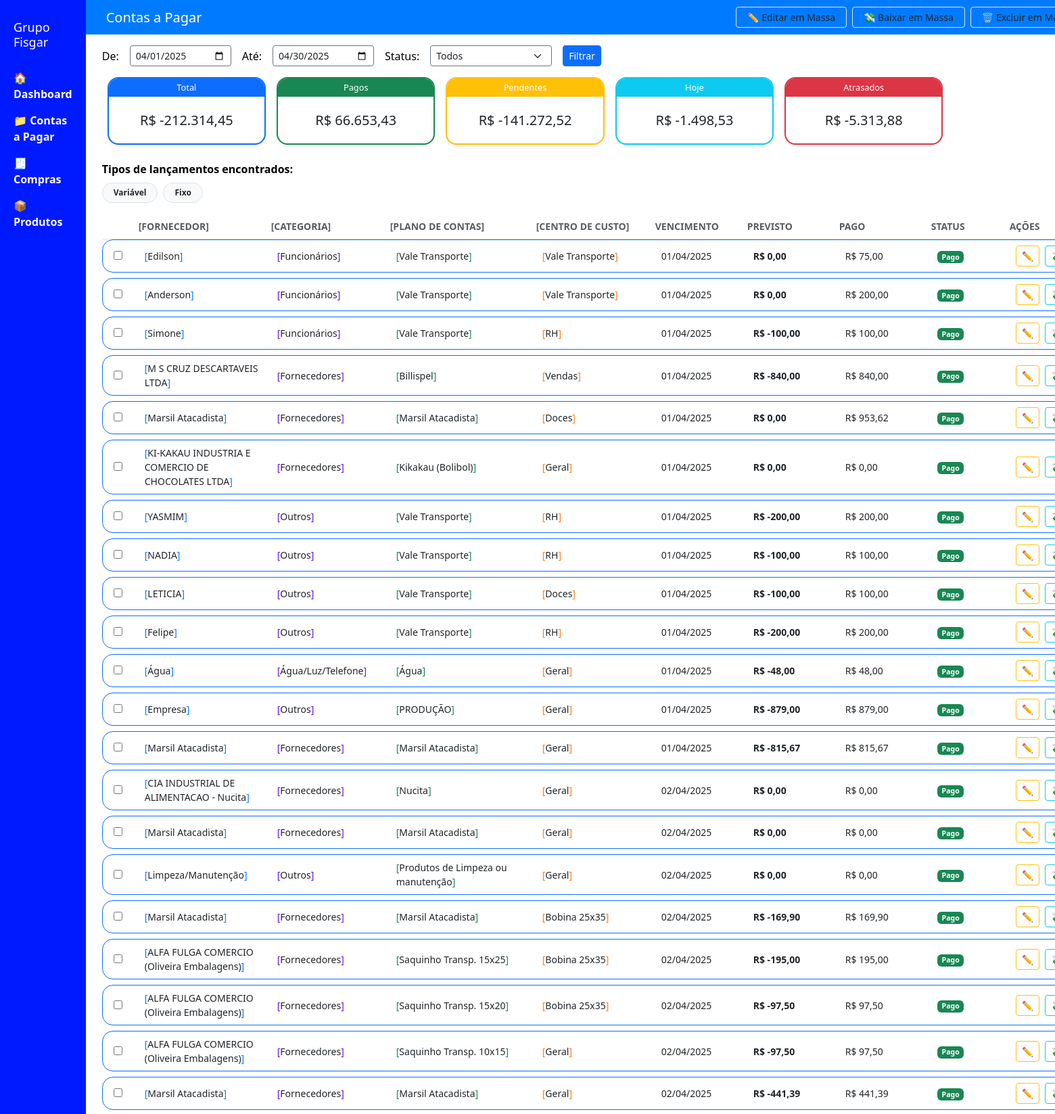
The app's page /contas-a-pagar (upper part) with its own data.
### tables this page shows
CREATE TABLE contas_a_pagar (
                codigo INTEGER PRIMARY KEY,
                "vencimento" TEXT, "agendamento" TEXT, "fornecedor" TEXT, "banco_pagamento" TEXT, "banco_previsto" TEXT, "valor" TEXT, "valor_pendente" TEXT, "valor_pago" TEXT, "documento" TEXT, "documento_tipo" TEXT, "pagamento_tipo" TEXT, "plano_de_contas" TEXT, "data_cadastro" TEXT, "data_competencia" TEXT, "data_documento" TEXT, "data_pagamento" TEXT, "arquivo_pagamento" TEXT, "arquivo_documento" TEXT, "arquivo_xml" TEXT, "arquivo_boleto" TEXT, "comentario" TEXT, "recebimento" TEXT, "codigo_externo" TEXT, "empresa" TEXT, "conta" TEXT, "status" TEXT, "categorias" TEXT, "tipo_custo" TEXT
            , centro_de_custo TEXT, tipo TEXT, emissao TEXT, tipo_documento TEXT, tipo_pagamento TEXT);

### routes/contas_a_pagar.py (the view, shortened to what this page needs)
@contas_a_pagar_bp.route("/contas-a-pagar")
def contas_a_pagar():
    try:
        status = request.args.get("status", "Todos")
        from calendar import monthrange
        hoje = datetime.today()
        mes_atual = hoje.month
        ano_atual = hoje.year
        data_inicio = request.args.get("inicio") or f"{ano_atual}-{mes_atual:02d}-01"
        data_fim = request.args.get("fim") or f"{ano_atual}-{mes_atual:02d}-{monthrange(ano_atual, mes_atual)[1]}"
        formato_json = request.args.get("json") == "1"
        hoje = datetime.today()
        data_hoje_str = hoje.strftime("%d/%m/%Y")
        conn = sqlite3.connect("grupo_fisgar.db")
        cursor = conn.cursor()
        cursor.execute("""
            SELECT valor
            FROM contas_a_pagar
            WHERE status IN ('Aberto', 'Pendente', 'Pago Parcialmente')
              AND vencimento < ?
        """, (data_hoje_str,))
        valores_atrasados = [formatar_valor(row[0]) for row in cursor.fetchall()]
        total_atrasado = -sum(valores_atrasados)
        try:
            cursor.execute("""
                SELECT codigo, fornecedor, categorias, centro_de_custo, tipo,
                       vencimento, valor, valor_pago, status, plano_de_contas
                FROM contas_a_pagar
            """)
            dados = cursor.fetchall()
            conn.close()
            dados_filtrados = []
            for d in dados:
                try:
                    vencimento = datetime.strptime(d[5].strip(), "%d/%m/%Y").date()
                except:
                    continue
                if status == "atrasados":
                    if d[8] not in ("Aberto", "Pendente", "Pago Parcialmente") or vencimento >= hoje.date():
                        continue
                if data_inicio and vencimento < datetime.strptime(data_inicio, "%Y-%m-%d").date():
                    continue
                if data_fim and vencimento > datetime.strptime(data_fim, "%Y-%m-%d").date():
                    continue
                if status != "Todos" and status != "atrasados" and d[8] != status:
                    continue
                dados_filtrados.append(d)
            totais = {
                "total": sum(-formatar_valor(d[6]) for d in dados_filtrados),
                "pagos": sum(formatar_valor(d[6]) for d in dados_filtrados if d[8] == "Pago"),
                "pendentes": sum(-formatar_valor(d[6]) for d in dados_filtrados if
                                 d[8] in ("Aberto", "Pendente", "Pago Parcialmente")),
                "hoje": sum(-formatar_valor(d[6]) for d in dados_filtrados
                            if datetime.strptime(d[5], "%d/%m/%Y").date() == hoje.date()),
                "atrasados": sum(-formatar_valor(d[6]) for d in dados_filtrados
                                 if d[8] in ("Aberto", "Pendente", "Pago Parcialmente") and
                                 datetime.strptime(d[5], "%d/%m/%Y").date() < hoje.date())
            }
            lista = [{
                "codigo": d[0],
                "fornecedor": d[1],
                "categoria": d[2],
                "centro": d[3],
                "tipo": d[4],
                "vencimento": d[5],
                "valor": f"R$ {formatar_valor(d[6]):,.2f}".replace(",", "X").replace(".", ",").replace("X", "."),
                "valor_pago": f"R$ {formatar_valor(d[7]):,.2f}".replace(",", "X").replace(".", ",").replace("X", "."),
                "status": d[8],
                "plano": d[9],
                "raw_valor": formatar_valor(d[6])
            } for d in dados_filtrados]
            tipos_unicos = list({item["tipo"] for item in lista if item.get("tipo")})
            return render_template(
                "contas_a_pagar.html",
                lancamentos=lista,
                totais=totais,
                status=status,
                data_inicio=data_inicio,
                data_fim=data_fim,
                hoje=hoje.strftime("%Y-%m-%d"),
                tipos=tipos_unicos
            )
        except Exception as e:
            conn.close()
            return render_template(
                "contas_a_pagar.html",
                error_message=f"Erro ao carregar dados: {str(e)}"
            )
    except Exception as e:
        return jsonify({
            "error": "Erro interno no servidor",
            "details": str(e)
        }), 500

### app.py (called while the page is built)
@app.template_filter("formatar")
def formatar(valor):
    try:
        valor = float(str(valor).replace(",", ".").replace("R$", "").strip())
        return f"R$ {valor:,.2f}".replace(",", "v").replace(".", ",").replace("v", ".")
    except:
        return "R$ 0,00"

### routes/contas_a_pagar.py (called while the page is built)
def formatar_valor(valor):
    try:
        return float(str(valor).replace(",", ".").replace("R$", "").strip())
    except:
        return 0.00

### templates/contas_a_pagar.html (shortened to what this page needs)
<!DOCTYPE html>
<html lang="pt-br">
<head>
  <link href="https://cdn.jsdelivr.net/npm/bootstrap@5.3.2/dist/css/bootstrap.min.css" rel="stylesheet">
</head>
<body>
  <div class="menu-lateral">
    <h2>Grupo Fisgar</h2>
    <a href="/">🏠 Dashboard</a>
    <a href="/contas-a-pagar">📁 Contas a Pagar</a>
    <a href="/compras">🧾 Compras</a>
    <a href="/produtos">📦 Produtos</a>
  </div>
  <div class="conteudo">
    <div class="topo-fixo d-flex justify-content-between align-items-center">
      <div class="d-flex gap-3 align-items-center">
        <h1 style="margin: 0; font-size: 20px;">Contas a Pagar</h1>
      </div>
      <div class="d-flex gap-2">
        <button type="button" class="btn btn-white btn-sm border px-3 py-1"
            onclick="abrirModalEditarMassa()">✏️ Editar em Massa</button>
        <button type="button" class="btn btn-white btn-sm border px-3 py-1"
                title="Dar baixa nos selecionados"
                onclick="abrirModalBaixarMassa()">
          💸 Baixar em Massa
        </button>
        <form method="POST" action="/excluir-massa" id="form-excluir-topo" onsubmit="return confirmarExclusao();">
          <button type="submit" class="btn btn-white btn-sm border px-3 py-1" title="Excluir selecionados">
            🗑️ Excluir em Massa
          </button>
        </form>
      </div>
    </div>
    <form method="get" class="d-flex align-items-center gap-3 py-3 px-4">
      <label for="inicio" class="mb-0">De:</label>
      <input type="date" name="inicio" id="inicio" value="{{ data_inicio }}" class="form-control form-control-sm bg-white text-dark border-secondary" style="max-width: 150px;">
      <label for="fim" class="mb-0">Até:</label>
      <input type="date" name="fim" id="fim" value="{{ data_fim }}" class="form-control form-control-sm bg-white text-dark border-secondary" style="max-width: 150px;">
      <label for="status" class="mb-0">Status:</label>
      <select name="status" id="status" class="form-select form-select-sm bg-white text-dark border-secondary" style="max-width: 180px;">
        <option value="Todos" {% if status =='Todos' %}selected{% endif %}>Todos</option>
      </select>
      <button type="submit" class="btn btn-primary btn-sm">Filtrar</button>
    </form>
<div class="row g-3 mx-4 mb-4">
  {% set cores = {'total': 'primary', 'pagos': 'success', 'pendentes': 'warning', 'hoje': 'info', 'atrasados': 'danger'} %}
  {% for chave, valor in totais.items() %}
    <div class="col-md-2 col-sm-4 col-6">
      {% if chave == 'atrasados' %}
        <a href="/contas-a-pagar?status={{ chave }}" style="text-decoration: none;">
      {% endif %}
      <div class="card border border-{{ cores[chave] }} border-2 rounded-4 shadow-sm overflow-hidden"
           style="background-color: #ffffff; min-height: 100px; transition: 0.2s ease-in-out; cursor: pointer;"
           onmouseover="this.style.transform='scale(1.02)'"
           onmouseout="this.style.transform='scale(1)'"
           {% if chave == 'hoje' %}onclick="abrirModalLancamentosHoje()"{% endif %}>
        <div class="bg-{{ cores[chave] }} text-white py-1 px-2 text-center" style="font-size: 0.8rem;">
          {{ chave | capitalize }}
        </div>
        <div class="card-body d-flex align-items-center justify-content-center fs-5 text-dark">
          {{ (valor * -1) | formatar }}
        </div>
      </div>
      {% if chave == 'atrasados' %}
        </a>
      {% endif %}
    </div>
  {% endfor %}
</div>
    {% if tipos %}
    <div class="mx-4 mb-3">
      <label class="fw-bold">Tipos de lançamentos encontrados:</label>
      <div class="d-flex flex-wrap gap-2 mt-2">
        {% for t in tipos %}
          <span class="badge rounded-pill bg-light border text-dark px-3 py-2">
            {{ t }}
          </span>
        {% endfor %}
      </div>
    </div>
    {% endif %}
    <div class="mx-4 sticky-top bg-white py-2 border-bottom text-muted small" style="z-index: 10;">
      <div class="d-flex gap-3 ps-2 fw-bold text-uppercase">
        <div style="width: 30px;"></div>
        <div style="width: 180px;">[Fornecedor]</div>
        <div style="width: 160px;">[Categoria]</div>
        <div style="width: 200px;">[Plano de Contas]</div>
        <div style="width: 160px;">[Centro de Custo]</div>
        <div style="width: 120px;">Vencimento</div>
        <div style="width: 120px;">Previsto</div>
        <div style="width: 120px;">Pago</div>
        <div style="width: 100px;">Status</div>
        <div style="width: 110px;">Ações</div>
      </div>
    </div>
    <form method="POST" action="/excluir-massa" id="form-excluir" onsubmit="return confirmarExclusao();">
      {% for item in lancamentos %}
      <div class="border border-primary rounded-4 d-flex align-items-center px-3 py-2 mb-2 mx-4 bg-white text-dark small">
        <div class="d-flex align-items-center gap-3 w-100">
          <div style="width: 30px;">
            <input type="checkbox" name="codigos" value="{{ item.codigo }}">
          </div>
          <div style="width: 180px;"><span style="color: #007bff;">[</span>{{ item.fornecedor }}<span style="color: #007bff;">]</span></div>
          <div style="width: 160px;"><span style="color: #6610f2;">[</span>{{ item.categoria }}<span style="color: #6610f2;">]</span></div>
          <div style="width: 200px;"><span style="color: #198754;">[</span>{{ item.plano }}<span style="color: #198754;">]</span></div>
          <div style="width: 160px;"><span style="color: #fd7e14;">[</span>{{ item.centro }}<span style="color: #fd7e14;">]</span></div>
          <div style="width: 120px;">{{ item.vencimento }}</div>
          <div style="width: 120px;"><strong>{{ item.valor | formatar }}</strong></div>
          <div style="width: 120px;">{{ item.valor_pago | formatar }}</div>
          <div style="width: 100px;">
            <span class="badge
              {% if item.status == 'Pago' %}bg-success
              {% elif item.status == 'Aberto' %}bg-warning text-dark
              {% elif item.status == 'Atrasado' %}bg-danger
              {% else %}bg-secondary{% endif %}">
              {{ item.status }}
            </span>
          </div>
<div class="d-flex flex-row gap-2" style="width: 110px;">
  <button class="btn btn-outline-warning btn-sm px-2 py-1"
          type="button"
          title="Editar"
          onclick="abrirModalEditar('{{ item.codigo }}')">
    ✏️
  </button>
  <button class="btn btn-outline-info btn-sm px-2 py-1"
          type="button"
          title="Dar baixa"
          onclick="abrirModalBaixar('{{ item.codigo }}')">
  </button>
</div>>
        </div>
      </div>
      {% endfor %}
    </form>
  </body>
</html>

### templates/contas_a_pagar.html (style rules this page uses)
body { margin: 0; background-color: #ffffff; color: #000000; font-family: 'Segoe UI', sans-serif; display: flex; }
.menu-lateral { width: 220px; background-color: #001aff; padding: 30px 20px; min-height: 100vh; color: white; }
.menu-lateral h2 { font-size: 18px; margin-bottom: 30px; }
.menu-lateral a { color: white; text-decoration: none; display: block; margin-bottom: 15px; font-weight: bold; }
.conteudo { flex: 1; }
.topo-fixo { position: sticky; top: 0; background-color: #007bff; padding: 10px 30px; display: flex; justify-content: space-between; align-items: center; z-index: 1000; }
.topo-fixo h1 { margin: 0; font-size: 20px; color: white; }

### records on screen
contas_a_pagar: tipo "Variável", fornecedor "Marsil Atacadista", categoria "Fornecedores", plano "Marsil Atacadista", centro "Doces", vencimento "01/04/2025", valor "R$ 0,00", valor_pago "R$ 953,62", status "Pago"
contas_a_pagar: tipo "Fixo", fornecedor "Edilson", categoria "Funcionários", plano "Vale Transporte", centro "Vale Transporte", vencimento "01/04/2025", valor "R$ 0,00", valor_pago "R$ 75,00", status "Pago"
contas_a_pagar: fornecedor "Anderson", categoria "Funcionários", plano "Vale Transporte", centro "Vale Transporte", vencimento "01/04/2025", valor "R$ 0,00", valor_pago "R$ 200,00", status "Pago"
contas_a_pagar: fornecedor "Simone", categoria "Funcionários", plano "Vale Transporte", centro "RH", vencimento "01/04/2025", valor "R$ -100,00", valor_pago "R$ 100,00", status "Pago"
contas_a_pagar: fornecedor "M S CRUZ DESCARTAVEIS LTDA", categoria "Fornecedores", plano "Billispel", centro "Vendas", vencimento "01/04/2025", valor "R$ -840,00", valor_pago "R$ 840,00", status "Pago"
contas_a_pagar: fornecedor "KI-KAKAU INDUSTRIA E COMERCIO DE CHOCOLATES LTDA", categoria "Fornecedores", plano "Kikakau (Bolibol)", centro "Geral", vencimento "01/04/2025", valor "R$ 0,00", valor_pago "R$ 0,00", status "Pago"
contas_a_pagar: fornecedor "YASMIM", categoria "Outros", plano "Vale Transporte", centro "RH", vencimento "01/04/2025", valor "R$ -200,00", valor_pago "R$ 200,00", status "Pago"
contas_a_pagar: fornecedor "NADIA", categoria "Outros", plano "Vale Transporte", centro "RH", vencimento "01/04/2025", valor "R$ -100,00", valor_pago "R$ 100,00", status "Pago"
contas_a_pagar: fornecedor "LETICIA", categoria "Outros", plano "Vale Transporte", centro "Doces", vencimento "01/04/2025", valor "R$ -100,00", valor_pago "R$ 100,00", status "Pago"
contas_a_pagar: fornecedor "Felipe", categoria "Outros", plano "Vale Transporte", centro "RH", vencimento "01/04/2025", valor "R$ -200,00", valor_pago "R$ 200,00", status "Pago"
contas_a_pagar: fornecedor "Água", categoria "Água/Luz/Telefone", plano "Água", centro "Geral", vencimento "01/04/2025", valor "R$ -48,00", valor_pago "R$ 48,00", status "Pago"
contas_a_pagar: fornecedor "Empresa", categoria "Outros", plano "PRODUÇÃO", centro "Geral", vencimento "01/04/2025", valor "R$ -879,00", valor_pago "R$ 879,00", status "Pago"
contas_a_pagar: fornecedor "Marsil Atacadista", categoria "Fornecedores", plano "Marsil Atacadista", centro "Geral", vencimento "01/04/2025", valor "R$ -815,67", valor_pago "R$ 815,67", status "Pago"
contas_a_pagar: fornecedor "CIA INDUSTRIAL DE ALIMENTACAO - Nucita", categoria "Fornecedores", plano "Nucita", centro "Geral", vencimento "02/04/2025", valor "R$ 0,00", valor_pago "R$ 0,00", status "Pago"
contas_a_pagar: fornecedor "Marsil Atacadista", categoria "Fornecedores", plano "Marsil Atacadista", centro "Geral", vencimento "02/04/2025", valor "R$ 0,00", valor_pago "R$ 0,00", status "Pago"
contas_a_pagar: fornecedor "Limpeza/Manutenção", categoria "Outros", plano "Produtos de Limpeza ou manutenção", centro "Geral", vencimento "02/04/2025", valor "R$ 0,00", valor_pago "R$ 0,00", status "Pago"
contas_a_pagar: fornecedor "Marsil Atacadista", categoria "Fornecedores", plano "Marsil Atacadista", centro "Bobina 25x35", vencimento "02/04/2025", valor "R$ -169,90", valor_pago "R$ 169,90", status "Pago"
contas_a_pagar: fornecedor "ALFA FULGA COMERCIO (Oliveira Embalagens)", categoria "Fornecedores", plano "Saquinho Transp. 15x25", centro "Bobina 25x35", vencimento "02/04/2025", valor "R$ -195,00", valor_pago "R$ 195,00", status "Pago"
contas_a_pagar: fornecedor "ALFA FULGA COMERCIO (Oliveira Embalagens)", categoria "Fornecedores", plano "Saquinho Transp. 15x20", centro "Bobina 25x35", vencimento "02/04/2025", valor "R$ -97,50", valor_pago "R$ 97,50", status "Pago"
contas_a_pagar: fornecedor "ALFA FULGA COMERCIO (Oliveira Embalagens)", categoria "Fornecedores", plano "Saquinho Transp. 10x15", centro "Geral", vencimento "02/04/2025", valor "R$ -97,50", valor_pago "R$ 97,50", status "Pago"
contas_a_pagar: fornecedor "Marsil Atacadista", categoria "Fornecedores", plano "Marsil Atacadista", centro "Geral", vencimento "02/04/2025", valor "R$ -441,39", valor_pago "R$ 441,39", status "Pago"

### other values on screen
{{ chave | capitalize }} "Total" "Pagos" "Pendentes" "Hoje" "Atrasados"
{{ (valor * -1) | formatar }} "R$ -212.314,45" "R$ 66.653,43" "R$ -141.272,52" "R$ -1.498,53" "R$ -5.313,88"
